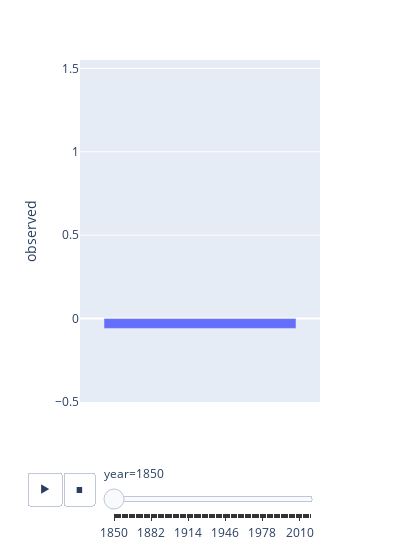

The cell this chart's notebook holds for it:
### Code cell
year = 2019
temp_recent["year_2"] = 1
""" fig_temp_bar = px.bar(data_frame=temp_recent, x=temp_recent.loc[temp_recent["year"]==year,"year"],y=temp_recent.loc[temp_recent["year"]==year,"observed"],width=400,
            labels={"x":"Jahr","y":"Temperaturänderung / °C"}) """
fig_temp_bar = px.bar(data_frame=temp_recent,x="year_2",y="observed",width=400,
            labels={"x":"Jahr","y":"Temperaturänderung / °C"}, animation_frame="year")
fig_temp_bar.update_xaxes(visible=False)
fig_temp_bar.update_layout(yaxis_range=[-0.5,1.55])
fig_temp_bar.show()

### Figure 1 — Plotly figure (JSON) as saved in the notebook; plotly's stock layout.template omitted (floating-point values rounded to 4 significant figures)
{"data": [{"alignmentgroup": "True", "hovertemplate": "year=1850<br>year_2=%{x}<br>observed=%{y}<extra></extra>", "legendgroup": "", "marker": {"color": "#636efa", "pattern": {"shape": ""}}, "name": "", "offsetgroup": "", "orientation": "v", "showlegend": false, "textposition": "auto", "type": "bar", "x": [1], "xaxis": "x", "y": [-0.059], "yaxis": "y"}], "layout": {"barmode": "relative", "legend": {"tracegroupgap": 0}, "margin": {"t": 60}, "sliders": [{"active": 0, "currentvalue": {"prefix": "year="}, "len": 0.9, "pad": {"b": 10, "t": 60}, "steps": [{"args": [["1850"], {"frame": {"duration": 0, "redraw": true}, "fromcurrent": true, "mode": "immediate", "transition": {"duration": 0, "easing": "linear"}}], "label": "1850", "method": "animate"}, {"args": [["1851"], {"frame": {"duration": 0, "redraw": true}, "fromcurrent": true, "mode": "immediate", "transition": {"duration": 0, "easing": "linear"}}], "label": "1851", "method": "animate"}, {"args": [["1852"], {"frame": {"duration": 0, "redraw": true}, "fromcurrent": true, "mode": "immediate", "transition": {"duration": 0, "easing": "linear"}}], "label": "1852", "method": "animate"}, {"args": [["1853"], {"frame": {"duration": 0, "redraw": true}, "fromcurrent": true, "mode": "immediate", "transition": {"duration": 0, "easing": "linear"}}], "label": "1853", "method": "animate"}, {"args": [["1854"], {"frame": {"duration": 0, "redraw": true}, "fromcurrent": true, "mode": "immediate", "transition": {"duration": 0, "easing": "linear"}}], "label": "1854", "method": "animate"}, {"args": [["1855"], {"frame": {"duration": 0, "redraw": true}, "fromcurrent": true, "mode": "immediate", "transition": {"duration": 0, "easing": "linear"}}], "label": "1855", "method": "animate"}, {"args": [["1856"], {"frame": {"duration": 0, "redraw": true}, "fromcurrent": true, "mode": "immediate", "transition": {"duration": 0, "easing": "linear"}}], "label": "1856", "method": "animate"}, {"args": [["1857"], {"frame": {"duration": 0, "redraw": true}, "fromcurrent": true, "mode": "immediate", "transition": {"duration": 0, "easing": "linear"}}], "label": "1857", "method": "animate"}, {"args": [["1858"], {"frame": {"duration": 0, "redraw": true}, "fromcurrent": true, "mode": "immediate", "transition": {"duration": 0, "easing": "linear"}}], "label": "1858", "method": "animate"}, {"args": [["1859"], {"frame": {"duration": 0, "redraw": true}, "fromcurrent": true, "mode": "immediate", "transition": {"duration": 0, "easing": "linear"}}], "label": "1859", "method": "animate"}, {"args": [["1860"], {"frame": {"duration": 0, "redraw": true}, "fromcurrent": true, "mode": "immediate", "transition": {"duration": 0, "easing": "linear"}}], "label": "1860", "method": "animate"}, {"args": [["1861"], {"frame": {"duration": 0, "redraw": true}, "fromcurrent": true, "mode": "immediate", "transition": {"duration": 0, "easing": "linear"}}], "label": "1861", "method": "animate"}, {"args": [["1862"], {"frame": {"duration": 0, "redraw": true}, "fromcurrent": true, "mode": "immediate", "transition": {"duration": 0, "easing": "linear"}}], "label": "1862", "method": "animate"}, {"args": [["1863"], {"frame": {"duration": 0, "redraw": true}, "fromcurrent": true, "mode": "immediate", "transition": {"duration": 0, "easing": "linear"}}], "label": "1863", "method": "animate"}, {"args": [["1864"], {"frame": {"duration": 0, "redraw": true}, "fromcurrent": true, "mode": "immediate", "transition": {"duration": 0, "easing": "linear"}}], "label": "1864", "method": "animate"}, {"args": [["1865"], {"frame": {"duration": 0, "redraw": true}, "fromcurrent": true, "mode": "immediate", "transition": {"duration": 0, "easing": "linear"}}], "label": "1865", "method": "animate"}, {"args": [["1866"], {"frame": {"duration": 0, "redraw": true}, "fromcurrent": true, "mode": "immediate", "transition": {"duration": 0, "easing": "linear"}}], "label": "1866", "method": "animate"}, {"args": [["1867"], {"frame": {"duration": 0, "redraw": true}, "fromcurrent": true, "mode": "immediate", "transition": {"duration": 0, "easing": "linear"}}], "label": "1867", "method": "animate"}, {"args": [["1868"], {"frame": {"duration": 0, "redraw": true}, "fromcurrent": true, "mode": "immediate", "transition": {"duration": 0, "easing": "linear"}}], "label": "1868", "method": "animate"}, {"args": [["1869"], {"frame": {"duration": 0, "redraw": true}, "fromcurrent": true, "mode": "immediate", "transition": {"duration": 0, "easing": "linear"}}], "label": "1869", "method": "animate"}, {"args": [["1870"], {"frame": {"duration": 0, "redraw": true}, "fromcurrent": true, "mode": "immediate", "transition": {"duration": 0, "easing": "linear"}}], "label": "1870", "method": "animate"}, {"args": [["1871"], {"frame": {"duration": 0, "redraw": true}, "fromcurrent": true, "mode": "immediate", "transition": {"duration": 0, "easing": "linear"}}], "label": "1871", "method": "animate"}, {"args": [["1872"], {"frame": {"duration": 0, "redraw": true}, "fromcurrent": true, "mode": "immediate", "transition": {"duration": 0, "easing": "linear"}}], "label": "1872", "method": "animate"}, {"args": [["1873"], {"frame": {"duration": 0, "redraw": true}, "fromcurrent": true, "mode": "immediate", "transition": {"duration": 0, "easing": "linear"}}], "label": "1873", "method": "animate"}, {"args": [["1874"], {"frame": {"duration": 0, "redraw": true}, "fromcurrent": true, "mode": "immediate", "transition": {"duration": 0, "easing": "linear"}}], "label": "1874", "method": "animate"}, {"args": [["1875"], {"frame": {"duration": 0, "redraw": true}, "fromcurrent": true, "mode": "immediate", "transition": {"duration": 0, "easing": "linear"}}], "label": "1875", "method": "animate"}, {"args": [["1876"], {"frame": {"duration": 0, "redraw": true}, "fromcurrent": true, "mode": "immediate", "transition": {"duration": 0, "easing": "linear"}}], "label": "1876", "method": "animate"}, {"args": [["1877"], {"frame": {"duration": 0, "redraw": true}, "fromcurrent": true, "mode": "immediate", "transition": {"duration": 0, "easing": "linear"}}], "label": "1877", "method": "animate"}, {"args": [["1878"], {"frame": {"duration": 0, "redraw": true}, "fromcurrent": true, "mode": "immediate", "transition": {"duration": 0, "easing": "linear"}}], "label": "1878", "method": "animate"}, {"args": [["1879"], {"frame": {"duration": 0, "redraw": true}, "fromcurrent": true, "mode": "immediate", "transition": {"duration": 0, "easing": "linear"}}], "label": "1879", "method": "animate"}, {"args": [["1880"], {"frame": {"duration": 0, "redraw": true}, "fromcurrent": true, "mode": "immediate", "transition": {"duration": 0, "easing": "linear"}}], "label": "1880", "method": "animate"}, {"args": [["1881"], {"frame": {"duration": 0, "redraw": true}, "fromcurrent": true, "mode": "immediate", "transition": {"duration": 0, "easing": "linear"}}], "label": "1881", "method": "animate"}, {"args": [["1882"], {"frame": {"duration": 0, "redraw": true}, "fromcurrent": true, "mode": "immediate", "transition": {"duration": 0, "easing": "linear"}}], "label": "1882", "method": "animate"}, {"args": [["1883"], {"frame": {"duration": 0, "redraw": true}, "fromcurrent": true, "mode": "immediate", "transition": {"duration": 0, "easing": "linear"}}], "label": "1883", "method": "animate"}, {"args": [["1884"], {"frame": {"duration": 0, "redraw": true}, "fromcurrent": true, "mode": "immediate", "transition": {"duration": 0, "easing": "linear"}}], "label": "1884", "method": "animate"}, {"args": [["1885"], {"frame": {"duration": 0, "redraw": true}, "fromcurrent": true, "mode": "immediate", "transition": {"duration": 0, "easing": "linear"}}], "label": "1885", "method": "animate"}, {"args": [["1886"], {"frame": {"duration": 0, "redraw": true}, "fromcurrent": true, "mode": "immediate", "transition": {"duration": 0, "easing": "linear"}}], "label": "1886", "method": "animate"}, {"args": [["1887"], {"frame": {"duration": 0, "redraw": true}, "fromcurrent": true, "mode": "immediate", "transition": {"duration": 0, "easing": "linear"}}], "label": "1887", "method": "animate"}, {"args": [["1888"], {"frame": {"duration": 0, "redraw": true}, "fromcurrent": true, "mode": "immediate", "transition": {"duration": 0, "easing": "linear"}}], "label": "1888", "method": "animate"}, {"args": [["1889"], {"frame": {"duration": 0, "redraw": true}, "fromcurrent": true, "mode": "immediate", "transition": {"duration": 0, "easing": "linear"}}], "label": "1889", "method": "animate"}, {"args": [["1890"], {"frame": {"duration": 0, "redraw": true}, "fromcurrent": true, "mode": "immediate", "transition": {"duration": 0, "easing": "linear"}}], "label": "1890", "method": "animate"}, {"args": [["1891"], {"frame": {"duration": 0, "redraw": true}, "fromcurrent": true, "mode": "immediate", "transition": {"duration": 0, "easing": "linear"}}], "label": "1891", "method": "animate"}, {"args": [["1892"], {"frame": {"duration": 0, "redraw": true}, "fromcurrent": true, "mode": "immediate", "transition": {"duration": 0, "easing": "linear"}}], "label": "1892", "method": "animate"}, {"args": [["1893"], {"frame": {"duration": 0, "redraw": true}, "fromcurrent": true, "mode": "immediate", "transition": {"duration": 0, "easing": "linear"}}], "label": "1893", "method": "animate"}, {"args": [["1894"], {"frame": {"duration": 0, "redraw": true}, "fromcurrent": true, "mode": "immediate", "transition": {"duration": 0, "easing": "linear"}}], "label": "1894", "method": "animate"}, {"args": [["1895"], {"frame": {"duration": 0, "redraw": true}, "fromcurrent": true, "mode": "immediate", "transition": {"duration": 0, "easing": "linear"}}], "label": "1895", "method": "animate"}, {"args": [["1896"], {"frame": {"duration": 0, "redraw": true}, "fromcurrent": true, "mode": "immediate", "transition": {"duration": 0, "easing": "linear"}}], "label": "1896", "method": "animate"}, {"args": [["1897"], {"frame": {"duration": 0, "redraw": true}, "fromcurrent": true, "mode": "immediate", "transition": {"duration": 0, "easing": "linear"}}], "label": "1897", "method": "animate"}, {"args": [["1898"], {"frame": {"duration": 0, "redraw": true}, "fromcurrent": true, "mode": "immediate", "transition": {"duration": 0, "easing": "linear"}}], "label": "1898", "method": "animate"}, {"args": [["1899"], {"frame": {"duration": 0, "redraw": true}, "fromcurrent": true, "mode": "immediate", "transition": {"duration": 0, "easing": "linear"}}], "label": "1899", "method": "animate"}, {"args": [["1900"], {"frame": {"duration": 0, "redraw": true}, "fromcurrent": true, "mode": "immediate", "transition": {"duration": 0, "easing": "linear"}}], "label": "1900", "method": "animate"}, {"args": [["1901"], {"frame": {"duration": 0, "redraw": true}, "fromcurrent": true, "mode": "immediate", "transition": {"duration": 0, "easing": "linear"}}], "label": "1901", "method": "animate"}, {"args": [["1902"], {"frame": {"duration": 0, "redraw": true}, "fromcurrent": true, "mode": "immediate", "transition": {"duration": 0, "easing": "linear"}}], "label": "1902", "method": "animate"}, {"args": [["1903"], {"frame": {"duration": 0, "redraw": true}, "fromcurrent": true, "mode": "immediate", "transition": {"duration": 0, "easing": "linear"}}], "label": "1903", "method": "animate"}, {"args": [["1904"], {"frame": {"duration": 0, "redraw": true}, "fromcurrent": true, "mode": "immediate", "transition": {"duration": 0, "easing": "linear"}}], "label": "1904", "method": "animate"}, {"args": [["1905"], {"frame": {"duration": 0, "redraw": true}, "fromcurrent": true, "mode": "immediate", "transition": {"duration": 0, "easing": "linear"}}], "label": "1905", "method": "animate"}, {"args": [["1906"], {"frame": {"duration": 0, "redraw": true}, "fromcurrent": true, "mode": "immediate", "transition": {"duration": 0, "easing": "linear"}}], "label": "1906", "method": "animate"}, {"args": [["1907"], {"frame": {"duration": 0, "redraw": true}, "fromcurrent": true, "mode": "immediate", "transition": {"duration": 0, "easing": "linear"}}], "label": "1907", "method": "animate"}, {"args": [["1908"], {"frame": {"duration": 0, "redraw": true}, "fromcurrent": true, "mode": "immediate", "transition": {"duration": 0, "easing": "linear"}}], "label": "1908", "method": "animate"}, {"args": [["1909"], {"frame": {"duration": 0, "redraw": true}, "fromcurrent": true, "mode": "immediate", "transition": {"duration": 0, "easing": "linear"}}], "label": "1909", "method": "animate"}, {"args": [["1910"], {"frame": {"duration": 0, "redraw": true}, "fromcurrent": true, "mode": "immediate", "transition": {"duration": 0, "easing": "linear"}}], "label": "1910", "method": "animate"}, {"args": [["1911"], {"frame": {"duration": 0, "redraw": true}, "fromcurrent": true, "mode": "immediate", "transition": {"duration": 0, "easing": "linear"}}], "label": "1911", "method": "animate"}, {"args": [["1912"], {"frame": {"duration": 0, "redraw": true}, "fromcurrent": true, "mode": "immediate", "transition": {"duration": 0, "easing": "linear"}}], "label": "1912", "method": "animate"}, {"args": [["1913"], {"frame": {"duration": 0, "redraw": true}, "fromcurrent": true, "mode": "immediate", "transition": {"duration": 0, "easing": "linear"}}], "label": "1913", "method": "animate"}, {"args": [["1914"], {"frame": {"duration": 0, "redraw": true}, "fromcurrent": true, "mode": "immediate", "transition": {"duration": 0, "easing": "linear"}}], "label": "1914", "method": "animate"}, {"args": [["1915"], {"frame": {"duration": 0, "redraw": true}, "fromcurrent": true, "mode": "immediate", "transition": {"duration": 0, "easing": "linear"}}], "label": "1915", "method": "animate"}, {"args": [["1916"], {"frame": {"duration": 0, "redraw": true}, "fromcurrent": true, "mode": "immediate", "transition": {"duration": 0, "easing": "linear"}}], "label": "1916", "method": "animate"}, {"args": [["1917"], {"frame": {"duration": 0, "redraw": true}, "fromcurrent": true, "mode": "immediate", "transition": {"duration": 0, "easing": "linear"}}], "label": "1917", "method": "animate"}, {"args": [["1918"], {"frame": {"duration": 0, "redraw": true}, "fromcurrent": true, "mode": "immediate", "transition": {"duration": 0, "easing": "linear"}}], "label": "1918", "method": "animate"}, {"args": [["1919"], {"frame": {"duration": 0, "redraw": true}, "fromcurrent": true, "mode": "immediate", "transition": {"duration": 0, "easing": "linear"}}], "label": "1919", "method": "animate"}, {"args": [["1920"], {"frame": {"duration": 0, "redraw": true}, "fromcurrent": true, "mode": "immediate", "transition": {"duration": 0, "easing": "linear"}}], "label": "1920", "method": "animate"}, {"args": [["1921"], {"frame": {"duration": 0, "redraw": true}, "fromcurrent": true, "mode": "immediate", "transition": {"duration": 0, "easing": "linear"}}], "label": "1921", "method": "animate"}, {"args": [["1922"], {"frame": {"duration": 0, "redraw": true}, "fromcurrent": true, "mode": "immediate", "transition": {"duration": 0, "easing": "linear"}}], "label": "1922", "method": "animate"}, {"args": [["1923"], {"frame": {"duration": 0, "redraw": true}, "fromcurrent": true, "mode": "immediate", "transition": {"duration": 0, "easing": "linear"}}], "label": "1923", "method": "animate"}, {"args": [["1924"], {"frame": {"duration": 0, "redraw": true}, "fromcurrent": true, "mode": "immediate", "transition": {"duration": 0, "easing": "linear"}}], "label": "1924", "method": "animate"}, {"args": [["1925"], {"frame": {"duration": 0, "redraw": true}, "fromcurrent": true, "mode": "immediate", "transition": {"duration": 0, "easing": "linear"}}], "label": "1925", "method": "animate"}, {"args": [["1926"], {"frame": {"duration": 0, "redraw": true}, "fromcurrent": true, "mode": "immediate", "transition": {"duration": 0, "easing": "linear"}}], "label": "1926", "method": "animate"}, {"args": [["1927"], {"frame": {"duration": 0, "redraw": true}, "fromcurrent": true, "mode": "immediate", "transition": {"duration": 0, "easing": "linear"}}], "label": "1927", "method": "animate"}, {"args": [["1928"], {"frame": {"duration": 0, "redraw": true}, "fromcurrent": true, "mode": "immediate", "transition": {"duration": 0, "easing": "linear"}}], "label": "1928", "method": "animate"}, {"args": [["1929"], {"frame": {"duration": 0, "redraw": true}, "fromcurrent": true, "mode": "immediate", "transition": {"duration": 0, "easing": "linear"}}], "label": "1929", "method": "animate"}, {"args": [["1930"], {"frame": {"duration": 0, "redraw": true}, "fromcurrent": true, "mode": "immediate", "transition": {"duration": 0, "easing": "linear"}}], "label": "1930", "method": "animate"}, {"args": [["1931"], {"frame": {"duration": 0, "redraw": true}, "fromcurrent": true, "mode": "immediate", "transition": {"duration": 0, "easing": "linear"}}], "label": "1931", "method": "animate"}, {"args": [["1932"], {"frame": {"duration": 0, "redraw": true}, "fromcurrent": true, "mode": "immediate", "transition": {"duration": 0, "easing": "linear"}}], "label": "1932", "method": "animate"}, {"args": [["1933"], {"frame": {"duration": 0, "redraw": true}, "fromcurrent": true, "mode": "immediate", "transition": {"duration": 0, "easing": "linear"}}], "label": "1933", "method": "animate"}, {"args": [["1934"], {"frame": {"duration": 0, "redraw": true}, "fromcurrent": true, "mode": "immediate", "transition": {"duration": 0, "easing": "linear"}}], "label": "1934", "method": "animate"}, {"args": [["1935"], {"frame": {"duration": 0, "redraw": true}, "fromcurrent": true, "mode": "immediate", "transition": {"duration": 0, "easing": "linear"}}], "label": "1935", "method": "animate"}, {"args": [["1936"], {"frame": {"duration": 0, "redraw": true}, "fromcurrent": true, "mode": "immediate", "transition": {"duration": 0, "easing": "linear"}}], "label": "1936", "method": "animate"}, {"args": [["1937"], {"frame": {"duration": 0, "redraw": true}, "fromcurrent": true, "mode": "immediate", "transition": {"duration": 0, "easing": "linear"}}], "label": "1937", "method": "animate"}, {"args": [["1938"], {"frame": {"duration": 0, "redraw": true}, "fromcurrent": true, "mode": "immediate", "transition": {"duration": 0, "easing": "linear"}}], "label": "1938", "method": "animate"}, {"args": [["1939"], {"frame": {"duration": 0, "redraw": true}, "fromcurrent": true, "mode": "immediate", "transition": {"duration": 0, "easing": "linear"}}], "label": "1939", "method": "animate"}, {"args": [["1940"], {"frame": {"duration": 0, "redraw": true}, "fromcurrent": true, "mode": "immediate", "transition": {"duration": 0, "easing": "linear"}}], "label": "1940", "method": "animate"}, {"args": [["1941"], {"frame": {"duration": 0, "redraw": true}, "fromcurrent": true, "mode": "immediate", "transition": {"duration": 0, "easing": "linear"}}], "label": "1941", "method": "animate"}, {"args": [["1942"], {"frame": {"duration": 0, "redraw": true}, "fromcurrent": true, "mode": "immediate", "transition": {"duration": 0, "easing": "linear"}}], "label": "1942", "method": "animate"}, {"args": [["1943"], {"frame": {"duration": 0, "redraw": true}, "fromcurrent": true, "mode": "immediate", "transition": {"duration": 0, "easing": "linear"}}], "label": "1943", "method": "animate"}, {"args": [["1944"], {"frame": {"duration": 0, "redraw": true}, "fromcurrent": true, "mode": "immediate", "transition": {"duration": 0, "easing": "linear"}}], "label": "1944", "method": "animate"}, {"args": [["1945"], {"frame": {"duration": 0, "redraw": true}, "fromcurrent": true, "mode": "immediate", "transition": {"duration": 0, "easing": "linear"}}], "label": "1945", "method": "animate"}, {"args": [["1946"], {"frame": {"duration": 0, "redraw": true}, "fromcurrent": true, "mode": "immediate", "transition": {"duration": 0, "easing": "linear"}}], "label": "1946", "method": "animate"}, {"args": [["1947"], {"frame": {"duration": 0, "redraw": true}, "fromcurrent": true, "mode": "immediate", "transition": {"duration": 0, "easing": "linear"}}], "label": "1947", "method": "animate"}, {"args": [["1948"], {"frame": {"duration": 0, "redraw": true}, "fromcurrent": true, "mode": "immediate", "transition": {"duration": 0, "easing": "linear"}}], "label": "1948", "method": "animate"}, {"args": [["1949"], {"frame": {"duration": 0, "redraw": true}, "fromcurrent": true, "mode": "immediate", "transition": {"duration": 0, "easing": "linear"}}], "label": "1949", "method": "animate"}, {"args": [["1950"], {"frame": {"duration": 0, "redraw": true}, "fromcurrent": true, "mode": "immediate", "transition": {"duration": 0, "easing": "linear"}}], "label": "1950", "method": "animate"}, {"args": [["1951"], {"frame": {"duration": 0, "redraw": true}, "fromcurrent": true, "mode": "immediate", "transition": {"duration": 0, "easing": "linear"}}], "label": "1951", "method": "animate"}, {"args": [["1952"], {"frame": {"duration": 0, "redraw": true}, "fromcurrent": true, "mode": "immediate", "transition": {"duration": 0, "easing": "linear"}}], "label": "1952", "method": "animate"}, {"args": [["1953"], {"frame": {"duration": 0, "redraw": true}, "fromcurrent": true, "mode": "immediate", "transition": {"duration": 0, "easing": "linear"}}], "label": "1953", "method": "animate"}, {"args": [["1954"], {"frame": {"duration": 0, "redraw": true}, "fromcurrent": true, "mode": "immediate", "transition": {"duration": 0, "easing": "linear"}}], "label": "1954", "method": "animate"}, {"args": [["1955"], {"frame": {"duration": 0, "redraw": true}, "fromcurrent": true, "mode": "immediate", "transition": {"duration": 0, "easing": "linear"}}], "label": "1955", "method": "animate"}, {"args": [["1956"], {"frame": {"duration": 0, "redraw": true}, "fromcurrent": true, "mode": "immediate", "transition": {"duration": 0, "easing": "linear"}}], "label": "1956", "method": "animate"}, {"args": [["1957"], {"frame": {"duration": 0, "redraw": true}, "fromcurrent": true, "mode": "immediate", "transition": {"duration": 0, "easing": "linear"}}], "label": "1957", "method": "animate"}, {"args": [["1958"], {"frame": {"duration": 0, "redraw": true}, "fromcurrent": true, "mode": "immediate", "transition": {"duration": 0, "easing": "linear"}}], "label": "1958", "method": "animate"}, {"args": [["1959"], {"frame": {"duration": 0, "redraw": true}, "fromcurrent": true, "mode": "immediate", "transition": {"duration": 0, "easing": "linear"}}], "label": "1959", "method": "animate"}, {"args": [["1960"], {"frame": {"duration": 0, "redraw": true}, "fromcurrent": true, "mode": "immediate", "transition": {"duration": 0, "easing": "linear"}}], "label": "1960", "method": "animate"}, {"args": [["1961"], {"frame": {"duration": 0, "redraw": true}, "fromcurrent": true, "mode": "immediate", "transition": {"duration": 0, "easing": "linear"}}], "label": "1961", "method": "animate"}, {"args": [["1962"], {"frame": {"duration": 0, "redraw": true}, "fromcurrent": true, "mode": "immediate", "transition": {"duration": 0, "easing": "linear"}}], "label": "1962", "method": "animate"}, {"args": [["1963"], {"frame": {"duration": 0, "redraw": true}, "fromcurrent": true, "mode": "immediate", "transition": {"duration": 0, "easing": "linear"}}], "label": "1963", "method": "animate"}, {"args": [["1964"], {"frame": {"duration": 0, "redraw": true}, "fromcurrent": true, "mode": "immediate", "transition": {"duration": 0, "easing": "linear"}}], "label": "1964", "method": "animate"}, {"args": [["1965"], {"frame": {"duration": 0, "redraw": true}, "fromcurrent": true, "mode": "immediate", "transition": {"duration": 0, "easing": "linear"}}], "label": "1965", "method": "animate"}, {"args": [["1966"], {"frame": {"duration": 0, "redraw": true}, "fromcurrent": true, "mode": "immediate", "transition": {"duration": 0, "easing": "linear"}}], "label": "1966", "method": "animate"}, {"args": [["1967"], {"frame": {"duration": 0, "redraw": true}, "fromcurrent": true, "mode": "immediate", "transition": {"duration": 0, "easing": "linear"}}], "label": "1967", "method": "animate"}, {"args": [["1968"], {"frame": {"duration": 0, "redraw": true}, "fromcurrent": true, "mode": "immediate", "transition": {"duration": 0, "easing": "linear"}}], "label": "1968", "method": "animate"}, {"args": [["1969"], {"frame": {"duration": 0, "redraw": true}, "fromcurrent": true, "mode": "immediate", "transition": {"duration": 0, "easing": "linear"}}], "label": "1969", "method": "animate"}, {"args": [["1970"], {"frame": {"duration": 0, "redraw": true}, "fromcurrent": true, "mode": "immediate", "transition": {"duration": 0, "easing": "linear"}}], "label": "1970", "method": "animate"}, {"args": [["1971"], {"frame": {"duration": 0, "redraw": true}, "fromcurrent": true, "mode": "immediate", "transition": {"duration": 0, "easing": "linear"}}], "label": "1971", "method": "animate"}, {"args": [["1972"], {"frame": {"duration": 0, "redraw": true}, "fromcurrent": true, "mode": "immediate", "transition": {"duration": 0, "easing": "linear"}}], "label": "1972", "method": "animate"}, {"args": [["1973"], {"frame": {"duration": 0, "redraw": true}, "fromcurrent": true, "mode": "immediate", "transition": {"duration": 0, "easing": "linear"}}], "label": "1973", "method": "animate"}, {"args": [["1974"], {"frame": {"duration": 0, "redraw": true}, "fromcurrent": true, "mode": "immediate", "transition": {"duration": 0, "easing": "linear"}}], "label": "1974", "method": "animate"}, {"args": [["1975"], {"frame": {"duration": 0, "redraw": true}, "fromcurrent": true, "mode": "immediate", "transition": {"duration": 0, "easing": "linear"}}], "label": "1975", "method": "animate"}, {"args": [["1976"], {"frame": {"duration": 0, "redraw": true}, "fromcurrent": true, "mode": "immediate", "transition": {"duration": 0, "easing": "linear"}}], "label": "1976", "method": "animate"}, {"args": [["1977"], {"frame": {"duration": 0, "redraw": true}, "fromcurrent": true, "mode": "immediate", "transition": {"duration": 0, "easing": "linear"}}], "label": "1977", "method": "animate"}, {"args": [["1978"], {"frame": {"duration": 0, "redraw": true}, "fromcurrent": true, "mode": "immediate", "transition": {"duration": 0, "easing": "linear"}}], "label": "1978", "method": "animate"}, {"args": [["1979"], {"frame": {"duration": 0, "redraw": true}, "fromcurrent": true, "mode": "immediate", "transition": {"duration": 0, "easing": "linear"}}], "label": "1979", "method": "animate"}, {"args": [["1980"], {"frame": {"duration": 0, "redraw": true}, "fromcurrent": true, "mode": "immediate", "transition": {"duration": 0, "easing": "linear"}}], "label": "1980", "method": "animate"}, {"args": [["1981"], {"frame": {"duration": 0, "redraw": true}, "fromcurrent": true, "mode": "immediate", "transition": {"duration": 0, "easing": "linear"}}], "label": "1981", "method": "animate"}, {"args": [["1982"], {"frame": {"duration": 0, "redraw": true}, "fromcurrent": true, "mode": "immediate", "transition": {"duration": 0, "easing": "linear"}}], "label": "1982", "method": "animate"}, {"args": [["1983"], {"frame": {"duration": 0, "redraw": true}, "fromcurrent": true, "mode": "immediate", "transition": {"duration": 0, "easing": "linear"}}], "label": "1983", "method": "animate"}, {"args": [["1984"], {"frame": {"duration": 0, "redraw": true}, "fromcurrent": true, "mode": "immediate", "transition": {"duration": 0, "easing": "linear"}}], "label": "1984", "method": "animate"}, {"args": [["1985"], {"frame": {"duration": 0, "redraw": true}, "fromcurrent": true, "mode": "immediate", "transition": {"duration": 0, "easing": "linear"}}], "label": "1985", "method": "animate"}, {"args": [["1986"], {"frame": {"duration": 0, "redraw": true}, "fromcurrent": true, "mode": "immediate", "transition": {"duration": 0, "easing": "linear"}}], "label": "1986", "method": "animate"}, {"args": [["1987"], {"frame": {"duration": 0, "redraw": true}, "fromcurrent": true, "mode": "immediate", "transition": {"duration": 0, "easing": "linear"}}], "label": "1987", "method": "animate"}, {"args": [["1988"], {"frame": {"duration": 0, "redraw": true}, "fromcurrent": true, "mode": "immediate", "transition": {"duration": 0, "easing": "linear"}}], "label": "1988", "method": "animate"}, {"args": [["1989"], {"frame": {"duration": 0, "redraw": true}, "fromcurrent": true, "mode": "immediate", "transition": {"duration": 0, "easing": "linear"}}], "label": "1989", "method": "animate"}, {"args": [["1990"], {"frame": {"duration": 0, "redraw": true}, "fromcurrent": true, "mode": "immediate", "transition": {"duration": 0, "easing": "linear"}}], "label": "1990", "method": "animate"}, {"args": [["1991"], {"frame": {"duration": 0, "redraw": true}, "fromcurrent": true, "mode": "immediate", "transition": {"duration": 0, "easing": "linear"}}], "label": "1991", "method": "animate"}, {"args": [["1992"], {"frame": {"duration": 0, "redraw": true}, "fromcurrent": true, "mode": "immediate", "transition": {"duration": 0, "easing": "linear"}}], "label": "1992", "method": "animate"}, {"args": [["1993"], {"frame": {"duration": 0, "redraw": true}, "fromcurrent": true, "mode": "immediate", "transition": {"duration": 0, "easing": "linear"}}], "label": "1993", "method": "animate"}, {"args": [["1994"], {"frame": {"duration": 0, "redraw": true}, "fromcurrent": true, "mode": "immediate", "transition": {"duration": 0, "easing": "linear"}}], "label": "1994", "method": "animate"}, {"args": [["1995"], {"frame": {"duration": 0, "redraw": true}, "fromcurrent": true, "mode": "immediate", "transition": {"duration": 0, "easing": "linear"}}], "label": "1995", "method": "animate"}, {"args": [["1996"], {"frame": {"duration": 0, "redraw": true}, "fromcurrent": true, "mode": "immediate", "transition": {"duration": 0, "easing": "linear"}}], "label": "1996", "method": "animate"}, {"args": [["1997"], {"frame": {"duration": 0, "redraw": true}, "fromcurrent": true, "mode": "immediate", "transition": {"duration": 0, "easing": "linear"}}], "label": "1997", "method": "animate"}, {"args": [["1998"], {"frame": {"duration": 0, "redraw": true}, "fromcurrent": true, "mode": "immediate", "transition": {"duration": 0, "easing": "linear"}}], "label": "1998", "method": "animate"}, {"args": [["1999"], {"frame": {"duration": 0, "redraw": true}, "fromcurrent": true, "mode": "immediate", "transition": {"duration": 0, "easing": "linear"}}], "label": "1999", "method": "animate"}, {"args": [["2000"], {"frame": {"duration": 0, "redraw": true}, "fromcurrent": true, "mode": "immediate", "transition": {"duration": 0, "easing": "linear"}}], "label": "2000", "method": "animate"}, {"args": [["2001"], {"frame": {"duration": 0, "redraw": true}, "fromcurrent": true, "mode": "immediate", "transition": {"duration": 0, "easing": "linear"}}], "label": "2001", "method": "animate"}, {"args": [["2002"], {"frame": {"duration": 0, "redraw": true}, "fromcurrent": true, "mode": "immediate", "transition": {"duration": 0, "easing": "linear"}}], "label": "2002", "method": "animate"}, {"args": [["2003"], {"frame": {"duration": 0, "redraw": true}, "fromcurrent": true, "mode": "immediate", "transition": {"duration": 0, "easing": "linear"}}], "label": "2003", "method": "animate"}, {"args": [["2004"], {"frame": {"duration": 0, "redraw": true}, "fromcurrent": true, "mode": "immediate", "transition": {"duration": 0, "easing": "linear"}}], "label": "2004", "method": "animate"}, {"args": [["2005"], {"frame": {"duration": 0, "redraw": true}, "fromcurrent": true, "mode": "immediate", "transition": {"duration": 0, "easing": "linear"}}], "label": "2005", "method": "animate"}, {"args": [["2006"], {"frame": {"duration": 0, "redraw": true}, "fromcurrent": true, "mode": "immediate", "transition": {"duration": 0, "easing": "linear"}}], "label": "2006", "method": "animate"}, {"args": [["2007"], {"frame": {"duration": 0, "redraw": true}, "fromcurrent": true, "mode": "immediate", "transition": {"duration": 0, "easing": "linear"}}], "label": "2007", "method": "animate"}, {"args": [["2008"], {"frame": {"duration": 0, "redraw": true}, "fromcurrent": true, "mode": "immediate", "transition": {"duration": 0, "easing": "linear"}}], "label": "2008", "method": "animate"}, {"args": [["2009"], {"frame": {"duration": 0, "redraw": true}, "fromcurrent": true, "mode": "immediate", "transition": {"duration": 0, "easing": "linear"}}], "label": "2009", "method": "animate"}, {"args": [["2010"], {"frame": {"duration": 0, "redraw": true}, "fromcurrent": true, "mode": "immediate", "transition": {"duration": 0, "easing": "linear"}}], "label": "2010", "method": "animate"}, {"args": [["2011"], {"frame": {"duration": 0, "redraw": true}, "fromcurrent": true, "mode": "immediate", "transition": {"duration": 0, "easing": "linear"}}], "label": "2011", "method": "animate"}, {"args": [["2012"], {"frame": {"duration": 0, "redraw": true}, "fromcurrent": true, "mode": "immediate", "transition": {"duration": 0, "easing": "linear"}}], "label": "2012", "method": "animate"}, {"args": [["2013"], {"frame": {"duration": 0, "redraw": true}, "fromcurrent": true, "mode": "immediate", "transition": {"duration": 0, "easing": "linear"}}], "label": "2013", "method": "animate"}, {"args": [["2014"], {"frame": {"duration": 0, "redraw": true}, "fromcurrent": true, "mode": "immediate", "transition": {"duration": 0, "easing": "linear"}}], "label": "2014", "method": "animate"}, {"args": [["2015"], {"frame": {"duration": 0, "redraw": true}, "fromcurrent": true, "mode": "immediate", "transition": {"duration": 0, "easing": "linear"}}], "label": "2015", "method": "animate"}, {"args": [["2016"], {"frame": {"duration": 0, "redraw": true}, "fromcurrent": true, "mode": "immediate", "transition": {"duration": 0, "easing": "linear"}}], "label": "2016", "method": "animate"}, {"args": [["2017"], {"frame": {"duration": 0, "redraw": true}, "fromcurrent": true, "mode": "immediate", "transition": {"duration": 0, "easing": "linear"}}], "label": "2017", "method": "animate"}, {"args": [["2018"], {"frame": {"duration": 0, "redraw": true}, "fromcurrent": true, "mode": "immediate", "transition": {"duration": 0, "easing": "linear"}}], "label": "2018", "method": "animate"}, {"args": [["2019"], {"frame": {"duration": 0, "redraw": true}, "fromcurrent": true, "mode": "immediate", "transition": {"duration": 0, "easing": "linear"}}], "label": "2019", "method": "animate"}], "x": 0.1, "xanchor": "left", "y": 0, "yanchor": "top"}], "updatemenus": [{"buttons": [{"args": [null, {"frame": {"duration": 500, "redraw": true}, "fromcurrent": true, "mode": "immediate", "transition": {"duration": 500, "easing": "linear"}}], "label": "&#9654;", "method": "animate"}, {"args": [[null], {"frame": {"duration": 0, "redraw": true}, "fromcurrent": true, "mode": "immediate", "transition": {"duration": 0, "easing": "linear"}}], "label": "&#9724;", "method": "animate"}], "direction": "left", "pad": {"r": 10, "t": 70}, "showactive": false, "type": "buttons", "x": 0.1, "xanchor": "right", "y": 0, "yanchor": "top"}], "width": 400, "xaxis": {"anchor": "y", "domain": [0, 1], "title": {"text": "year_2"}, "visible": false}, "yaxis": {"anchor": "x", "domain": [0, 1], "range": [-0.5, 1.55], "title": {"text": "observed"}}}}
